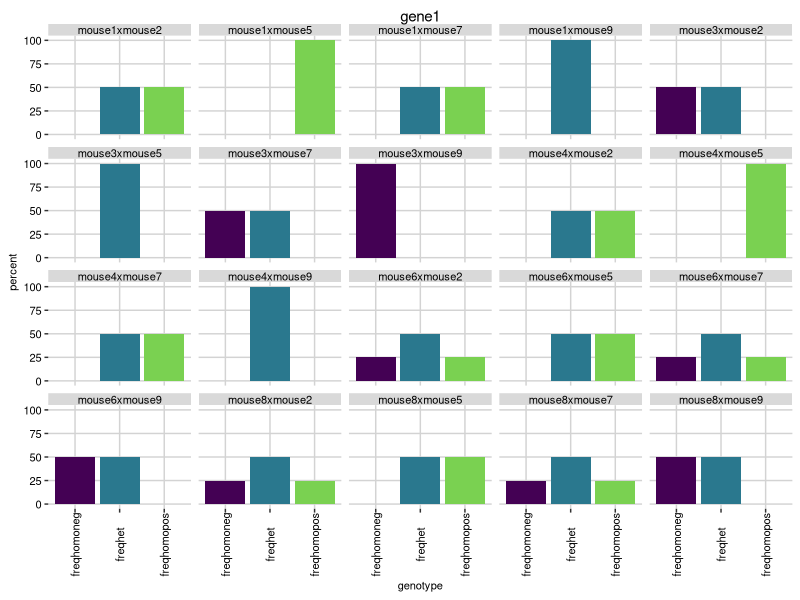
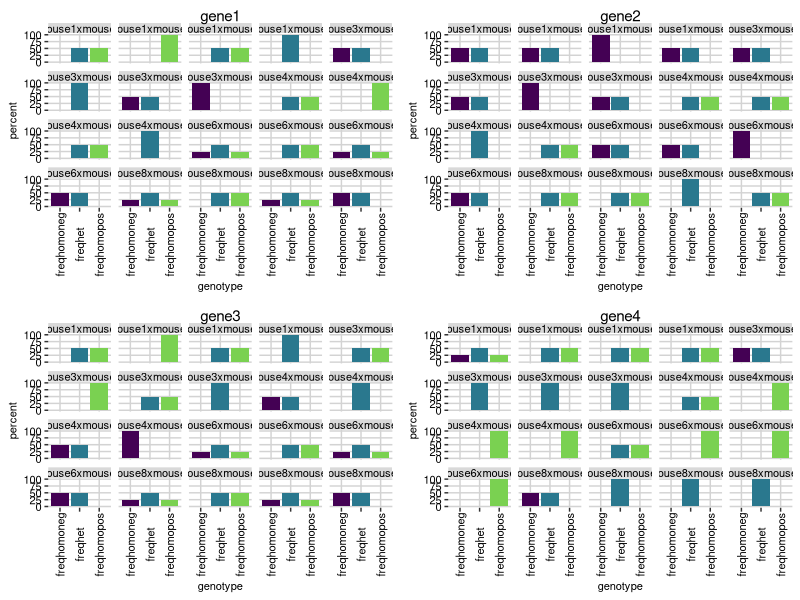
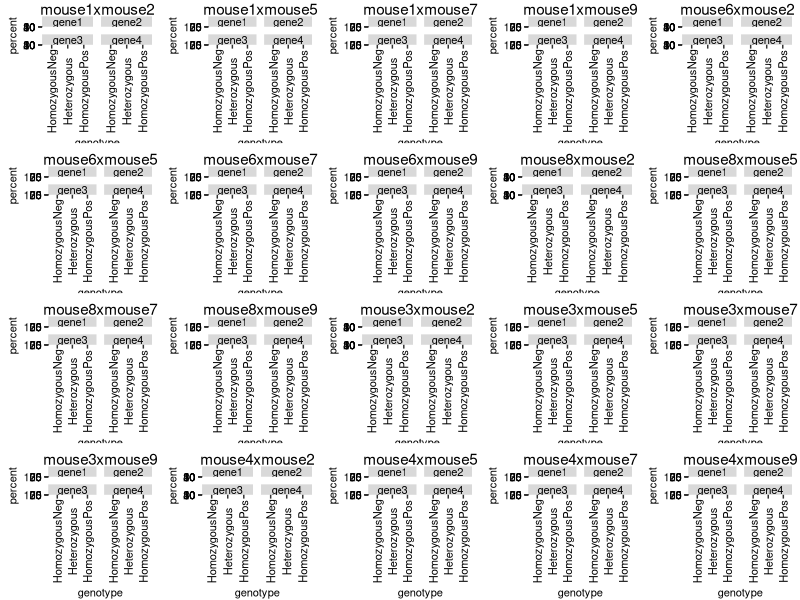

Generate these figures, in order, with R: (Note: this script raises an error after producing the figures.)
#mouseschemer
library(dqrng)
library(dplyr)
library(gtools)
library(tidyverse)
library(ggplot2)
library(reshape2)
library(viridis)
library(ggpubr)
`%!in%` <- Negate(`%in%`)
# make example df
mouse1 <- c(2, 1, 0, 2, 2, 1, 1, 1, 0)
mouse2 <- c(0, 1, 0, 2, 1, 0, 0, 2, 1)
mouse3 <- c(2, 1, 2, 0, 2, 1, 1, 1, 0)
mouse4 <- c(1, 1, 0, 2, 2, 2, 2, 0, 2)
mouse5 <- c('M', 'F', 'M', 'M', 'F', 'M', 'F', 'M', 'F')
df <- data.frame(mouse1, mouse2, mouse3, mouse4, mouse5)

str(df)
df
colnames(df) <- c(paste0('gene', 2:dim(df)[2] - 1), 'sex')
df
str(df)

# encode definitions
homoneg <- c(
  0,
  NA,
  'homoneg',
  'neg',
  'doubleneg',
  'homoneg',
  'homonegative',
  'homozygousneg',
  'homozygous negative',
  'aa','bb','cc','dd','ee','ff','gg','hh','ii','jj','kk',
  'll','mm','nn','oo','pp','qq','rr','ss','tt','uu','vv','ww','xx','yy','zz'
)

homopos <- c(2,
             'doublepos',
             'homopos',
             'homopositive',
             'homozygouspos',
             'homozygous positive',
             'AA','BB','CC','DD','EE','FF','GG','HH','II','JJ','KK',
             'LL','MM','NN','OO','PP','QQ','RR','SS','TT','UU','VV','WW','XX','YY','ZZ')
het <- c(1,
         'pos',
         'Aa','Bb','Cc','Dd','Ee','Ff','Gg','Hh','Ii','Jj','Kk',
         'Ll','Mm','Nn','Oo','Pp','Qq','Rr','Ss','Tt','Uu','Vv','Ww','Xx','Yy','Zz')

male <- c('M', 'Male', 'MALE')
female <- c('F', 'Female', 'FEMALE')

males <- subset(df, df$sex %in% male)
females <- subset(df, df$sex %in% female)

# set ggplothemes
theme_set(theme(axis.text = element_text(size=8),
                axis.title = element_text(size=8),
                strip.text = element_text(size=8),
                axis.text.x = element_text(angle=90),
                legend.position = 'none',
                # strip.text.x = element_text(size = 8,margin = margin(.1, 0, .1, 0, "cm")),
                legend.text = element_text(size=7),
                legend.title = element_text(size=7),
                # legend.position = 'bottom',panel.border=element_blank(),
                panel.background = element_blank(),
                panel.grid.major = element_line(color='light grey')
))
# write functions
addmouseID <- function(x) {
  x$mouseID <- paste0('mouse', 1:dim(x)[1])
  return(x)
}

engageinmeiosis <- function(x) {
  x <- addmouseID(x)
  colnumerics <- as.character(lapply(x, FUN = is.numeric))
  indexcolnumerics <- which(colnumerics == T)
  indexcolchar <- which(colnumerics == F)
  gametegenotypes <- x[indexcolnumerics]
  gametemetadata <- x[indexcolchar]

  indexhomopos <- which(gametegenotypes == homopos)
  indexhomoneg <- which(gametegenotypes == homoneg)
  indexhet <- which(gametegenotypes == het)

  meiosedgenotypes <- gametegenotypes / 2
  returndf <- cbind(meiosedgenotypes, gametemetadata)
  rownames(returndf) <- returndf$mouseID
  return(returndf)
}
engageinmeiosisdf <- engageinmeiosis(df)

compilegametes <- function(x) {
  my_list <- list()
  print('printingmylist')
  print(my_list)
  # rowsindf<-dim(x)[1]
  # colsindf<-dim(x)[2]
  dfforhets <- data.frame(which(x == 0.5, arr.ind = TRUE))
  indexofmouseidsthatarehets <- dfforhets$row
  micetoberepeated <- x$mouseID[indexofmouseidsthatarehets]

  tablemicetoberepeated <- table(micetoberepeated)
  orderedmicetoberepeated <- names(tablemicetoberepeated)
  numberofrepeatesmicetoberepeated <- as.vector(tablemicetoberepeated)
  twotothenumberofrepeatesmicetoberepeated <-
    2 ^ numberofrepeatesmicetoberepeated
  times = 2
  # replist<-rep(micetoberepeated, times)
  repeateddf <-
    x[rep(x = orderedmicetoberepeated, times = twotothenumberofrepeatesmicetoberepeated), ]

  numberofmouserepeatsinrepeateddf <- repeateddf %>% count(mouseID)
  uniquemouseIDs <- unique(numberofmouserepeatsinrepeateddf$mouseID)
  # blanklist<-list()

  # individualmousedf<-subset(repeateddf,repeateddf$mouseID=='mouse4')
  # length(which(individualmousedf==.5))
  # permutations(n=2,r=5,v=c(0,1),repeats.allowed=T)
  # i<-'mouse2'
  print('printingmylist')
  print(my_list)
  for (i in uniquemouseIDs) {
    print('printingmylist beginingof first for loop')
    print(my_list)
    print(uniquemouseIDs)
    individualmousedf <- subset(repeateddf, repeateddf$mouseID == i)

    indexof.5sinindividual <- which(individualmousedf == .5)
    numberofgenesthatarehet <- rowSums(individualmousedf == 0.5)[1]

    perms <-
      permutations(
        n = 2,
        r = numberofgenesthatarehet,
        v = c(0, 1),
        repeats.allowed = T
      )
    perms <- (as.data.frame(perms))

    colswith.5 <-
      as.data.frame(which(individualmousedf == .5, arr.ind = T))
    uniquecolswith.5 <- unique(colswith.5$col)
    print('printingmylist end of first for loop')
    print(my_list)
    for (k in uniquecolswith.5) {
      for (j in 1:dim(perms)[2]) {
        whichcoltosubset <- uniquecolswith.5[j]
        individualmousedf[whichcoltosubset] <- perms[j]
        my_list[[length(my_list) + 1]] <- individualmousedf
      }

    }
  }
  my_list <- bind_rows(my_list)
  my_list[my_list == 0.5] <- NA
  my_list <- na.omit(my_list)
  my_list <- rbind(my_list, subset(x, x$mouseID %!in% my_list$mouseID))
  my_list$longID <- rownames(my_list)
  return(my_list)
}

x<-engageinmeiosisdf
compilegametesoutput <- compilegametes(engageinmeiosisdf)

spermandeggs <- function(x, sex = 'sex') {
  sperm <- subset(x, x$sex %in% male)
  eggs <- subset(x, x$sex %in% female)
  sperm <<- sperm
  eggs <<- eggs
}

spermandeggs(compilegametesoutput, sex = 'sex')

fertilize <- function(malegametes = sperm,
                      femalegametes = eggs) {
  listofzygotes <- list()
  for (row1 in 1:nrow(sperm)) {
    for (row2 in 1:nrow(eggs)) {
      spermcolnumerics <- as.character(lapply(sperm, FUN = is.numeric))
      spermindexcolnumerics <- which(spermcolnumerics == T)
      eggscolnumerics <- as.character(lapply(eggs, FUN = is.numeric))
      eggsindexcolnumerics <- which(eggscolnumerics == T)
      spermnumeric <- sperm[spermindexcolnumerics]
      eggsnumeric <- eggs[eggsindexcolnumerics]


      spermindexcolcharacter <- which(spermcolnumerics == F)
      eggsindexcolcharacter <- which(eggscolnumerics == F)
      spermcharacter <- sperm[spermindexcolcharacter]
      eggscharacter <- eggs[eggsindexcolcharacter]

      newzygote <- spermnumeric[row1, ] + eggsnumeric[row2, ]
      momdad <-paste0(spermcharacter[row1, 'mouseID'], 'x', eggscharacter[row2, 'mouseID'])
      newzygote <- cbind(newzygote, momdad)
      listofzygotes[[length(listofzygotes) + 1]] <- newzygote

    }

  }
  listofzygotes <- bind_rows(listofzygotes)
  listofzygotes[listofzygotes == 0] <- 'homoneg'
  listofzygotes[listofzygotes == 1] <- 'het'
  listofzygotes[listofzygotes == 2] <- 'homopos'
  listofzygotes$mom <-
    unlist(lapply(strsplit(
      as.character(listofzygotes$momdad), "x"
    ), '[[', 1))
  listofzygotes$dad <-
    unlist(lapply(strsplit(
      as.character(listofzygotes$momdad), "x"
    ), '[[', 2))
  return(listofzygotes)
}
fertilizeoutput <- fertilize()
#
# ggplot(fertilizeoutput, aes(x = gene1)) +
#   geom_bar(aes(y = ..prop.., stat="count",position = 'stack')) +
#   scale_y_continuous(labels = scales::percent)+
#   facet_grid(rows=vars(mom),cols= vars(dad),scales='free_y')

x<-fertilizeoutput


summarizefertilization <- function(x) {
  summarylist <- list()
  momdadcol <- which(colnames(x) == 'momdad')
  lastgenecol <- momdadcol - 1
  for (q in unique(x$momdad)) {
    y <- subset(x, x$momdad == q)
    for (i in 1:lastgenecol) {
      tableydat <- table(y[i])
      tableydat$gene <- colnames(y[i])
      tableydat$momdad <- q
      summarylist[[length(summarylist) + 1]] <- tableydat
    }
  }
  summarylist <- bind_rows(summarylist)
  numericcolsindex <- which(sapply(summarylist, is.numeric))
  charactercolsindex <- which(sapply(summarylist, is.character))
  numericcols <- summarylist[numericcolsindex]

  # replace(numericcols,is.na(numericcols),0)
  numericcols[is.na(numericcols)] = 0
  numericcols$rowsum <- rowSums(numericcols)
  numericcols$freqhomoneg <- numericcols$homoneg / numericcols$rowsum
  numericcols$freqhet <- numericcols$het / numericcols$rowsum
  numericcols$freqhomopos <- numericcols$homopos / numericcols$rowsum
  numericcols$percenthomoneg <- (numericcols$homoneg / numericcols$rowsum)*100
  numericcols$percenthet <- (numericcols$het / numericcols$rowsum)*100
  numericcols$percenthomopos <- (numericcols$homopos / numericcols$rowsum)*100

  charactercols <- summarylist[charactercolsindex]
  summarylist <- cbind(numericcols, charactercols)

  summarylist <- as.data.frame(summarylist)


   return(summarylist)

}

x<-fertilizeoutput
sumfertouput<-summarizefertilization(fertilizeoutput)
dim(subset(x, x$gene1=='het' & x$gene2=='het' & x$gene3=='het' & x$gene4=='het' & x$momdad=='mouse1xmouse2'))

aggregate(list(numdup=rep(1,nrow(x))), x, length)

summarizepotentialpups <- function(x) {
  summaryduplicateslist <- list()
  for (q in unique(x$momdad)) {
    y <- subset(x, x$momdad == q)
    y$rowsub <- dim(y)[1]
    summarydf <-
      aggregate(list(numduplicates = rep(1, nrow(y))), y, length)
    summarydf$freqchanceonepup <-
      (summarydf$numduplicates / summarydf$rowsub)
    summarydf$percentchanceonepup <-
      (summarydf$numduplicates / summarydf$rowsub) * 100

    summarydf$notthatgenotypeonepup<-abs(1-summarydf$freqchanceonepup)
    summarydf$notthatgenotypetwopup<-(summarydf$notthatgenotypeonepup)^2
    summarydf$notthatgenotypethreepup<-(summarydf$notthatgenotypeonepup)^3
    summarydf$notthatgenotypefourpup<-(summarydf$notthatgenotypeonepup)^4
    summarydf$notthatgenotypefivepup<-(summarydf$notthatgenotypeonepup)^5
    summarydf$notthatgenotypesixpup<-(summarydf$notthatgenotypeonepup)^6
    summarydf$notthatgenotypesevenpup<-(summarydf$notthatgenotypeonepup)^7
    summarydf$notthatgenotypeeightpup<-(summarydf$notthatgenotypeonepup)^8
    summarydf$notthatgenotypeninepup<-(summarydf$notthatgenotypeonepup)^9
    summarydf$notthatgenotypetenpup<-(summarydf$notthatgenotypeonepup)^10

    summaryduplicateslist[[length(summaryduplicateslist) + 1]] <-
      summarydf
  }
  summaryduplicateslist <- bind_rows(summaryduplicateslist)
  return(summaryduplicateslist)
}
summarizepotentialpupoutput<-summarizepotentialpups(fertilizeoutput)

oddsofgenotypeperpupnumber<-function(x){

}


summarizefertoutput<-summarizefertilization(fertilizeoutput)

meltsummarizefertoutput<-melt(summarizefertoutput,
                    id.vars = c('gene','momdad'),
                    measure.vars = c('freqhomoneg','freqhet','freqhomopos'),
                    variable.name = 'genotype',
                    value.name = 'frequency'
                    )
meltsummarizefertoutput$percent<-(meltsummarizefertoutput$frequency)*100
uniquemeltgenes<-unique(meltsummarizefertoutput$gene)

rm(plotlist)
plotlist<-list()
for (w in uniquemeltgenes) {
  subsetmelt<-subset(meltsummarizefertoutput,meltsummarizefertoutput$gene==w)
  print(subsetmelt)
  plot<-ggplot(subsetmelt)+geom_col(aes(y=percent,x=genotype,fill=genotype))+
    facet_wrap(~momdad)+
    scale_fill_viridis(labels=c("freqhomoneg" = "HomozygousNeg", "freqhet" = "Heterozygous",
                              "freqhomopos" = "HomozygousPos"),discrete = T,end=.8)+
    ggtitle(w)+
    theme(axis.text.x = element_text(angle=90),
          plot.title = element_text(hjust = 0.5))

  plotlist[[length(plotlist) + 1]] <- plot

}
plotlist[1]
ggarrange(plotlist = plotlist)




rm(plotlist)
plotlist<-list()
uniquemepairings<-unique(meltsummarizefertoutput$momdad)
for (w in uniquemepairings) {
  subsetmelt<-subset(meltsummarizefertoutput,meltsummarizefertoutput$momdad==w)
  print(subsetmelt)
  plot<-ggplot(subsetmelt)+geom_col(aes(y=percent,x=genotype,fill=genotype))+
    facet_wrap(~gene)+
    scale_x_discrete(labels=c("freqhomoneg" = "HomozygousNeg", "freqhet" = "Heterozygous",
                                "freqhomopos" = "HomozygousPos"))+
    scale_fill_viridis(discrete = T,end=.8)+
    ggtitle(w)+
    theme(axis.text.x = element_text(angle=90),
          plot.title = element_text(hjust = 0.5))

  plotlist[[length(plotlist) + 1]] <- plot

}


ggarrange(plotlist = plotlist)



encodegenevalues<-function(){
  homoneg <- c(
    0,
    NA,
    'homoneg',
    'neg',
    'doubleneg',
    'homoneg',
    'homonegative',
    'homozygousneg',
    'homozygous negative',
    'aa','bb','cc','dd','ee','ff','gg','hh','ii','jj','kk',
    'll','mm','nn','oo','pp','qq','rr','ss','tt','uu','vv','ww','xx','yy','zz'
  )

  homopos <- c(2,
               'doublepos',
               'homopos',
               'homopositive',
               'homozygouspos',
               'homozygous positive',
               'AA','BB','CC','DD','EE','FF','GG','HH','II','JJ','KK',
               'LL','MM','NN','OO','PP','QQ','RR','SS','TT','UU','VV','WW','XX','YY','ZZ')
  het <- c(1,
           'pos',
           'het','heterozygote','heterozygous',
           'Aa','Bb','Cc','Dd','Ee','Ff','Gg','Hh','Ii','Jj','Kk',
           'Ll','Mm','Nn','Oo','Pp','Qq','Rr','Ss','Tt','Uu','Vv','Ww','Xx','Yy','Zz')

  hetorhomopos<-c('hetorhomopos')
  genotypevals<-c(homopos,homoneg,het,hetorhomopos)
}



x<-fertilizeoutput
head(fertilizeoutput)
desiredvector<-c('het','het','het','homoneg')





canwemakeexactlywhatwewantwithonecross <-
  function(fertilizeoutput = x,
           desiredvector = desiredvec) {
    encodegenevalues()
    genotypevals <- c(homopos, homoneg, het)
    # genotypevals %in% x[1]
    # x$gene1 %in% genotypevals
    # any(x[t]==genotypevals)

    genecols <- c()

    for (t in colnames(x)) {
      if (isTRUE(any(x[t] == genotypevals))) {
        genecols <- c(genecols, t)
      }
    }
    subsettedfertoutput <- x
    # for (q in genecols) {
    #   for (v in desiredvector) {
    #     # subsetcol <- genecols[q]
    #     print(v)
    #     subsettedfertoutput<-subset(subsettedfertoutput, subsettedfertoutput[q] == v)
    #   }
    # }

    for (q in genecols) {
      index <- which(genecols %in% q)
      subsettedfertoutput <-
        subset(subsettedfertoutput,
               subsettedfertoutput[q] == desiredvector[index])
    }
    if (dim(subsettedfertoutput)[1] == 0) {
      print(
        'With the genotypees you provided, it is impossible to make the mouse you want with one cross.'
      )
      return('notonecross')
    }
    if (dim(subsettedfertoutput)[1] > 0) {
      print('You can make the mouse you want with one cross.')
      return('onecross')
    }
  }

# x<-x[3,]
x<-fertilizeoutput
test<-canwemakeexactlywhatwewantwithonecross(x,desiredvector = desiredvec)

canwegetalltheallelesfromonecross <-
  function(x, desiredvector = desiredvec) {
    encodegenevalues()
    newdesiredvector <- c()
    for (v in desiredvector) {
      ifelse(
        v %in% homopos |
          v %in% het,
        newdesiredvector <-
          c(newdesiredvector, 'pos'),
        newdesiredvector <- c(newdesiredvector, 'neg')
      )
    }
    genecols <- c()
    for (t in colnames(x)) {
      if (isTRUE(any(x[t] == genotypevals))) {
        genecols <- c(genecols, t)
      }
    }
    genecolx<-x[genecols]
    genecolx[genecolx=='homopos']<-'pos'
    genecolx[genecolx=='het']<-'pos'
    genecolx[genecolx=='homoneg']<-'neg'
    subsettedforoutput <- genecolx
    for (q in genecols) {
      index <- which(genecols %in% q)
      subsettedforoutput <-
        subset(subsettedforoutput,
               subsettedforoutput[q] == newdesiredvector[index])
    }
    if (dim(subsettedforoutput)[1] == 0) {
      print(
        'With the genotypees you provided, it is impossible to put at least one copy in every position in one cross.'
      )
      return('notonecrossforonecopy')
    }
    if (dim(subsettedforoutput)[1] > 0) {
      print('You can make a mouse with at least one copy of each allele you want with one cross.')
      return('onecrossforonecopy')
    }

  }

allelesfromonecross<-canwegetalltheallelesfromonecross(x,desiredvector = desiredvec)

possiblepointsfromdesiredoutcome<-function(desiredvector = desiredvec){
  possiblepoints<-length(desiredvector)*100
    return(possiblepoints)
  }

possiblepointsfromdesiredoutcome(desiredvector)

x<-fertilizeoutput
head(x)



desiredvector<-c('het','het','het','homoneg')

addpoints<-function(x,desiredvec=desiredvector){
  desiredvector[desiredvector=='homopos']<-2
  desiredvector[desiredvector=='het']<-1
  desiredvector[desiredvector=='homoneg']<-0
  desiredvector<-as.numeric(desiredvector)
  length(desiredvector)
  pointsvector<-c()
  for (k in 1:length(desiredvector)) {
    if (x[k]==desiredvector[k]) {
      pointstoaddtovector<-100
      pointsvector <- c(pointsvector, pointstoaddtovector)
    }
    if (x[k]-desiredvector[k]==-1) {
      pointstoaddtovector<-50
      pointsvector <- c(pointsvector, pointstoaddtovector)
    }
    if (x[k]-desiredvector[k]==1) {
      pointstoaddtovector<-50
      pointsvector <- c(pointsvector, pointstoaddtovector)
    }
    if (abs(x[k]-desiredvector[k])==2) {
      pointstoaddtovector<-0
      pointsvector <- c(pointsvector, pointstoaddtovector)

    }

  }
  sumpointsvector<-sum(pointsvector)
  return(sumpointsvector)
}
test<-apply(X=genecolx,MARGIN = 1,addpoints)

test<-(apply(X=genecolx,MARGIN = 1,addpoints))


x<-fertilizeoutput
head(x)

pointsperpup<-function(x,desiredvector=desiredvector){
  encodegenevalues()
  genecols <- c()
  for (t in colnames(x)) {
    if (isTRUE(any(x[t] == genotypevals))) {
      genecols <- c(genecols, t)
    }
  }
  genecolx<-x[genecols]
  genecolx[genecolx=='homopos']<-2
  genecolx[genecolx=='het']<-1
  genecolx[genecolx=='homoneg']<-0
  genecolx <- as.data.frame(lapply(genecolx,as.numeric))
  genecolx$points <- apply(X=genecolx,MARGIN = 1,addpoints)
  genecolx$possiblepoints<- apply(X=genecolx,MARGIN = 1,possiblepointsfromdesiredoutcome)
  genecolx$normalizedpoints<- genecolx$points / genecolx$possiblepoints
  y<-cbind(genecolx,x[,!names(x)%in%genecols])
  return(y)


}

pointsperpup<-pointsperpup(x)

x<-pointsperpupoutput
whichpairsshouldibreed<-function(x=pointsperpupoutput,desiredvector){
  maxpoints<-(max(x$points))
  maxpointindex<-which(x$points==maxpoints)
  maxpointsub<-subset(x,x$points==maxpoints)
  maxpercent<-(max(maxpointsub$percentchanceonepup))
  maxpercentindex<-which(maxpointsub$percentchanceonepup==maxpercent)

  crosseswithmaxpoints<-unique(maxpointsub$momdad[maxpointindex])
  crosseswithmaxpointsmaxpercent<-unique(maxpointsub$momdad[maxpercentindex])
  print('These following cross(es) get you closest to your desired mouse, and may even give you your desired mouse:')
  print(crosseswithmaxpoints)
  print('The cross(es) that gives you the highest percentage of pups with that closest genotype is:')
  print(crosseswithmaxpointsmaxpercent)
  print('which gives you the following percent chance of making that pup:')
  print(maxpercent)
  if (canwegetalltheallelesfromonecross(x = fertilizeoutput,desiredvector)=='notonecrossforonecopy') {
    print('You cannot get all the alleles you want into one mouse with one cross (even as a heterozygote), so you should make crosses from the list above that get as many alleles into the pup same pup as possible, and eventually cross those pups together.')
  }
  return(crosseswithmaxpointsmaxpercent)
}

canwegetalltheallelesfromonecross(fertilizeoutput)
test<-whichpairsshouldibreed(pointsperpupoutput,desiredvector = desiredvec)






df

### FIN ###
